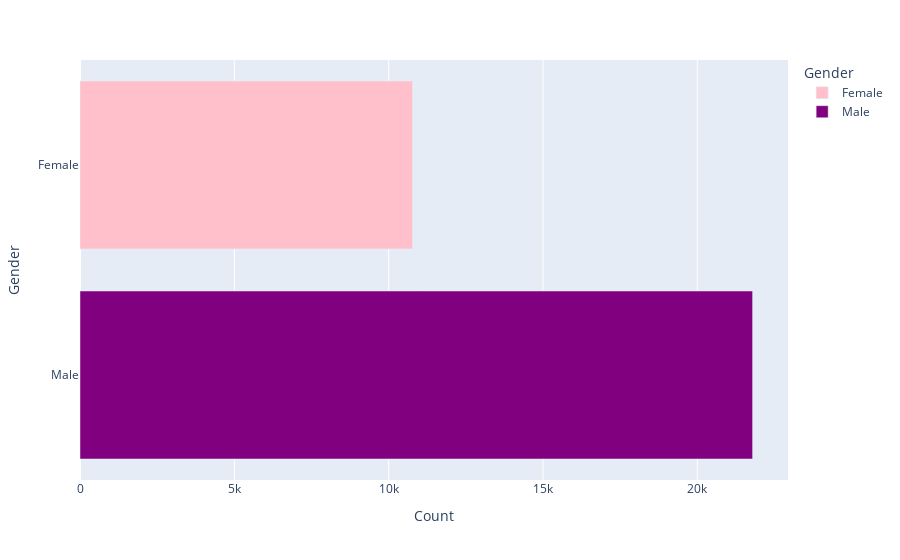

The cell this chart's notebook holds for it:
### Markdown cell above
### DATA SAMPLE BY GENDER

### Code cell
data_sample_chart(df_one)

### Figure 1 — Plotly figure (JSON) as saved in the notebook; plotly's stock layout.template omitted (floating-point values rounded to 4 significant figures)
{"data": [{"alignmentgroup": "True", "hovertemplate": "Gender=%{y}<br>Count=%{x}<extra></extra>", "legendgroup": "Female", "marker": {"color": "pink", "pattern": {"shape": ""}}, "name": "Female", "offsetgroup": "Female", "orientation": "h", "showlegend": true, "textposition": "auto", "type": "bar", "x": [10771], "xaxis": "x", "y": ["Female"], "yaxis": "y"}, {"alignmentgroup": "True", "hovertemplate": "Gender=%{y}<br>Count=%{x}<extra></extra>", "legendgroup": "Male", "marker": {"color": "purple", "pattern": {"shape": ""}}, "name": "Male", "offsetgroup": "Male", "orientation": "h", "showlegend": true, "textposition": "auto", "type": "bar", "x": [21790], "xaxis": "x", "y": ["Male"], "yaxis": "y"}], "layout": {"barmode": "relative", "legend": {"title": {"text": "Gender"}, "tracegroupgap": 0}, "margin": {"t": 60}, "xaxis": {"anchor": "y", "domain": [0, 1], "title": {"text": "Count"}}, "yaxis": {"anchor": "x", "categoryarray": ["Male", "Female"], "categoryorder": "array", "domain": [0, 1], "title": {"text": "Gender"}}}}
